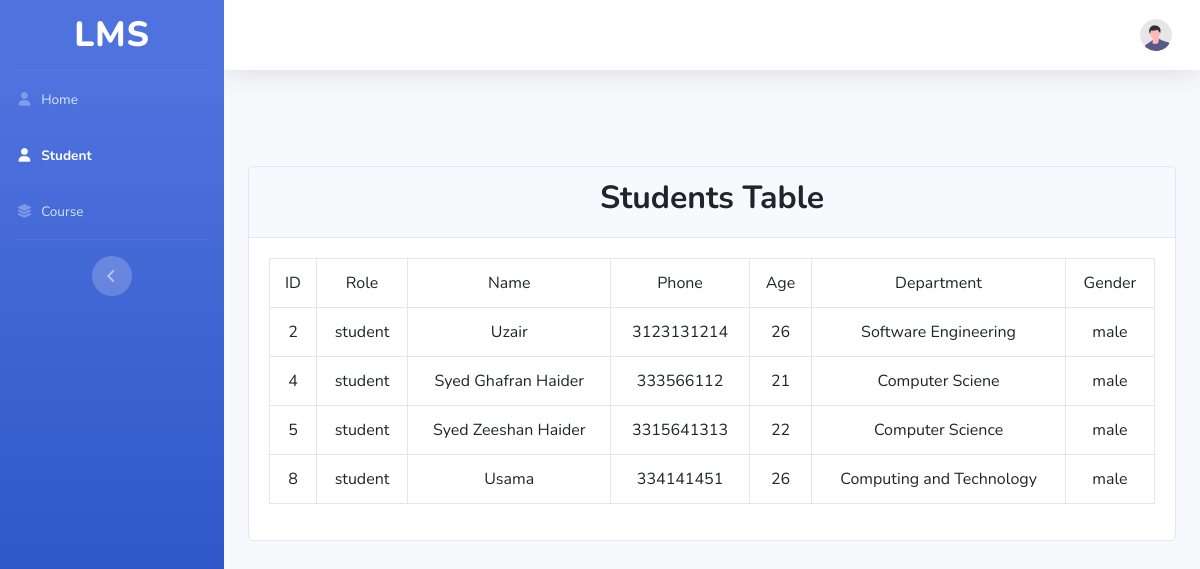
Page /Teacher/tstudent.php on the committed database.
### tables this page shows
CREATE TABLE `personal_info` (
  `id` int NOT NULL,
  `username` varchar(255) NOT NULL,
  `role` varchar(255) NOT NULL,
  `name` varchar(255) NOT NULL,
  `phone` bigint NOT NULL,
  `age` int NOT NULL,
  `department` varchar(255) NOT NULL,
  `address` varchar(255) NOT NULL,
  `gender` varchar(11) NOT NULL
);

### Teacher/tstudent.php (the view, shortened to what this page needs)
<?php
$connect = mysqli_connect('localhost', 'root', '', 'lms');
$tsquery = "SELECT * from personal_info where role='student';";
$tsresult = mysqli_query($connect, $tsquery);
?>
<!DOCTYPE html>
<html lang="en">
<head>
    <link rel="stylesheet" href="https://cdnjs.cloudflare.com/ajax/libs/font-awesome/5.7.1/css/all.min.css">
    <link href="https://cdn.jsdelivr.net/npm/bootstrap@5.3.0-alpha1/dist/css/bootstrap.min.css" rel="stylesheet">
    <link rel="stylesheet" href="https://cdnjs.cloudflare.com/ajax/libs/font-awesome/5.7.1/css/all.min.css">
    <link href="../vendor/fontawesome-free/css/all.min.css" rel="stylesheet" type="text/css">
    <link href="../css/sb-admin-2.min.css" rel="stylesheet">
</head>
<body id="page-top">
    <div id="wrapper">
        <ul class="navbar-nav bg-gradient-primary sidebar sidebar-dark accordion" id="accordionSidebar">
            <a class="sidebar-brand d-flex align-items-center justify-content-center" href="index.html">
                <div class="sidebar-brand-text mx-3">LMS</div>
            </a>
            <hr class="sidebar-divider my-0">
            <li class="nav-item">
                <a class="nav-link" href="/LMSDashboard/Teacher/teacher.php">
                    <i class="fas fa-fw fa-light fa-user"></i>
                    <span>Home</span></a>
            </li>
            <li class="nav-item active">
                <a class="nav-link" href="/LMSDashboard/Teacher/tstudent.php">
                    <i class="fas fa-fw fa-light fa-user"></i>
                    <span>Student</span></a>
            </li>
            <li class="nav-item">
                <a class="nav-link" href="/LMSDashboard/Teacher/tcourse.php">
                    <i class="fas fa-fw fa-light fa-layer-group"></i>
                    <span>Course</span></a>
            </li>
            <hr class="sidebar-divider d-none d-md-block">
            <div class="text-center d-none d-md-inline">
                <button class="rounded-circle border-0" id="sidebarToggle"></button>
            </div>
        </ul>
        <div id="content-wrapper" class="d-flex flex-column">
            <div id="content">
                <nav class="navbar navbar-expand navbar-light bg-white topbar mb-4 static-top shadow">
                    <ul class="navbar-nav ml-auto">
                        <li class="nav-item dropdown no-arrow">
                            <a class="nav-link dropdown-toggle" href="#" id="userDropdown" role="button" data-toggle="dropdown" aria-haspopup="true" aria-expanded="false">
                                <img class="img-profile rounded-circle" src="../img/undraw_profile.svg">
                            </a>
                        </li>
                    </ul>
                </nav>
                <div class="container-fluid">
                    <div class="row mt-5">
                        <div class="col">
                            <div class="card mt-5">
                                <div class="card-header">
                                    <h2 class="display-8 text-center font-weight-bolder">Students Table</h2>
                                </div>
                                <div class="card-body">
                                    <div class="table-responsive">
                                        <table class="table table-bordered text-center">
                                            <tr class="bg-primary text-white">
                                                <td>ID</td>
                                                <td>Role</td>
                                                <td>Name</td>
                                                <td>Phone</td>
                                                <td>Age</td>
                                                <td>Department</td>
                                                <td>Gender</td>
                                            </tr>
                                            <tr>
                                                <?php
                                                while ($row = mysqli_fetch_assoc($tsresult)) {
                                                ?>
                                                    <td><?php echo $row['id'] ?></td>
                                                    <td><?php echo $row['role'] ?></td>
                                                    <td><?php echo $row['name'] ?></td>
                                                    <td><?php echo $row['phone'] ?></td>
                                                    <td><?php echo $row['age'] ?></td>
                                                    <td><?php echo $row['department'] ?></td>
                                                    <td><?php echo $row['gender'] ?></td>
                                            </tr>
                                        <?php
                                                }
                                        ?>
                                        </table>
                                    </div>
                                </div>
                            </div>
                        </div>
                    </div>
                </div>
</body>
</html>

### Teacher/tstudent.php (style rules this page uses)
.sidebar-brand-text { font-size: 35px; }

### rows in the picture
personal_info: id "2", role "student", name "Uzair", phone "3123131214", age "26", department "Software Engineering", gender "male"
personal_info: id "4", role "student", name "Syed Ghafran Haider", phone "333566112", age "21", department "Computer Sciene", gender "male"
personal_info: id "5", role "student", name "Syed Zeeshan Haider", phone "3315641313", age "22", department "Computer Science", gender "male"
personal_info: id "8", role "student", name "Usama", phone "334141451", age "26", department "Computing and Technology", gender "male"
